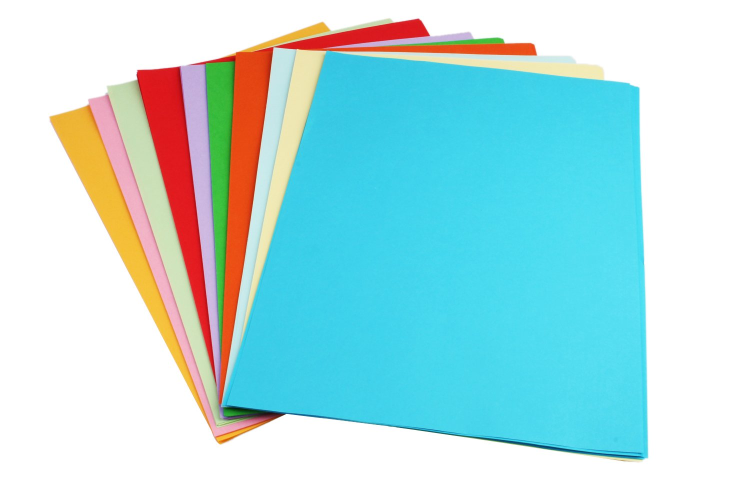
#> input picture cv2_baslangic/assets/paper.png, 1500 x 1000 px (shown at 1/2 size)
$ python edge-detection.py   (older library calls are emulated)
#> lines starting #> are read from the running program, lines starting #| are printed output that depends on the picture; after the words box and inside, x2 and y2 are one past the last pixel; in counts of white or black regions, pixels touching at a corner belong together
import cv2

img = cv2.imread('../cv2_baslangic/assets/paper.png')
#> img is the input picture: shape (1000, 1500, 3); mean B, G, R 224, 222, 178.2
img = cv2.resize(img, (512, 512))
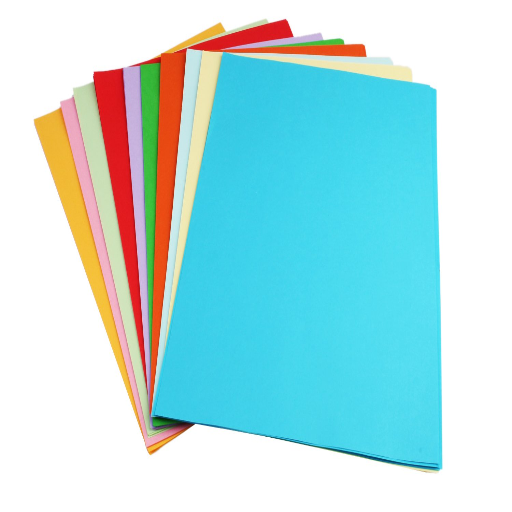
#> img: shape (512, 512, 3); mean B, G, R 223.9, 222, 178.1
img_gray = cv2.cvtColor(img, cv2.COLOR_BGR2GRAY)
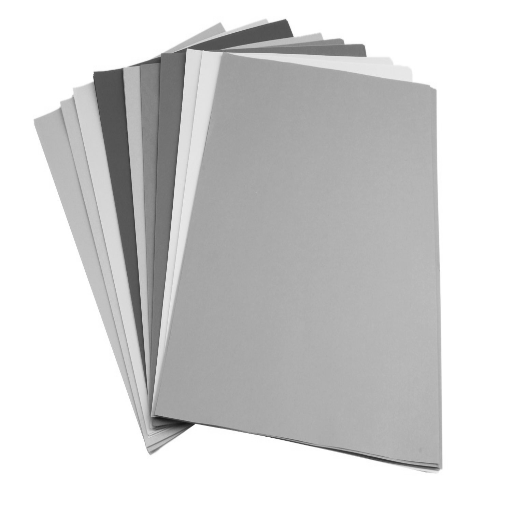
#> img_gray: shape (512, 512); min 22, max 255, mean 209.1
img_blur = cv2.GaussianBlur(img_gray, (3, 3), 0)
img_blur = cv2.resize(img_blur, (512, 512))

sobelx = cv2.Sobel(src=img_blur, ddepth=cv2.CV_64F, dx=1, dy=0, ksize=5)
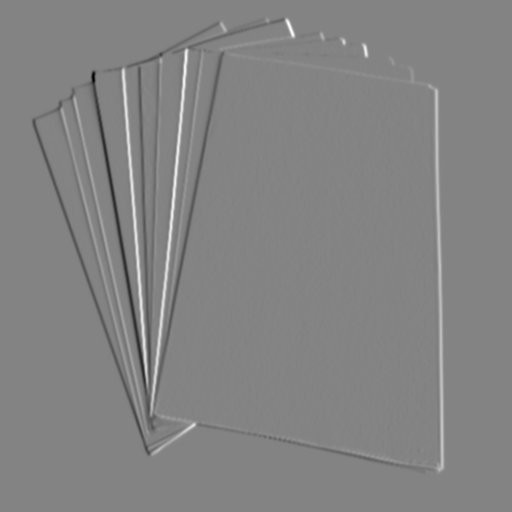
#> sobelx: shape (512, 512) float64; min -6813, max 6379, mean 0; drawn with min black and max white
sobely = cv2.Sobel(src=img_blur, ddepth=cv2.CV_64F, dx=0, dy=1, ksize=5)
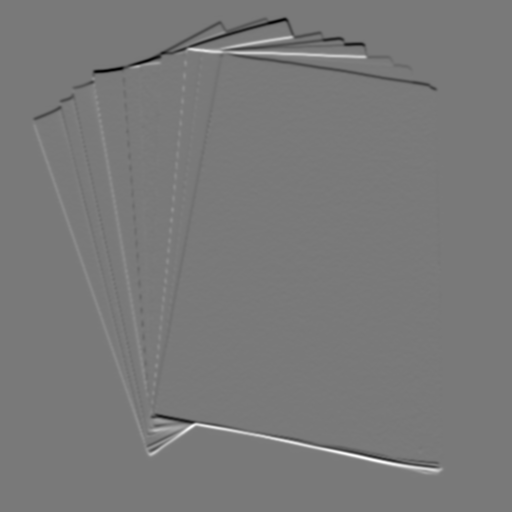
#> sobely: shape (512, 512) float64; min -6652, max 7276, mean 0; drawn with min black and max white
sobelxy = cv2.Sobel(src=img_blur, ddepth=cv2.CV_64F, dx=1, dy=1, ksize=5)
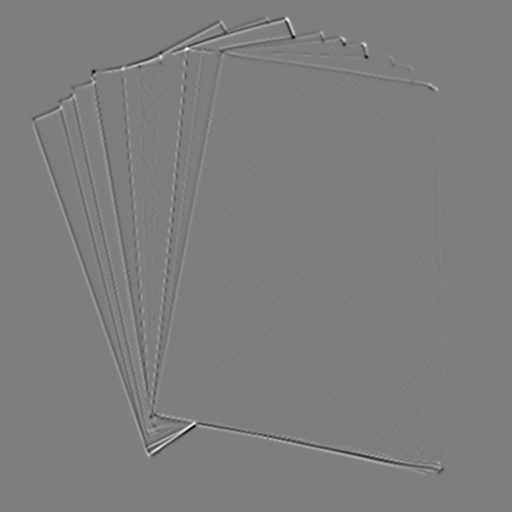
#> sobelxy: shape (512, 512) float64; min -988, max 1008, mean 0; drawn with min black and max white

edges = cv2.Canny(image=img_blur, threshold1=100, threshold2=200)
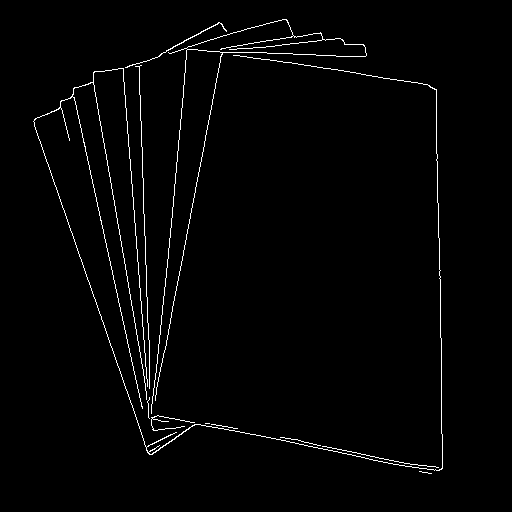
#> edges: shape (512, 512); 1.7% white in thin lines or dots, all inside (x1, y1, x2, y2) = (33, 19, 443, 474)

cv2.imshow("Original Image", img)
cv2.imshow('Sobel Output', sobelxy)
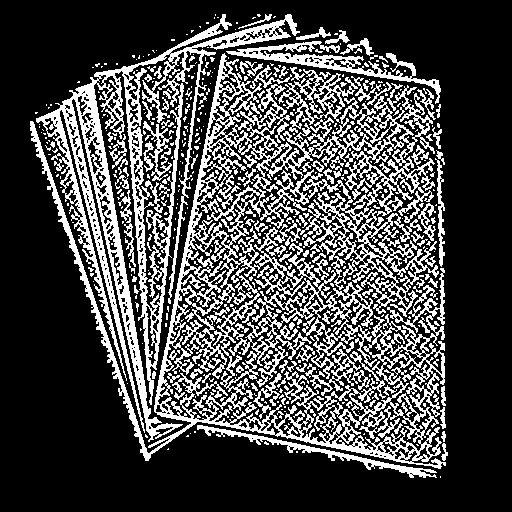
#> window 'Sobel Output': shape (512, 512); 27.6% white; 502 white regions (376 under 20 px), largest, box (x1, y1, x2, y2) and area: (30, 53, 446, 469) 39871, (36, 14, 300, 442) 16703, (226, 41, 441, 104) 2268
cv2.imshow('Canny Edge Detection', edges)

cv2.waitKey(0)
cv2.destroyAllWindows()
